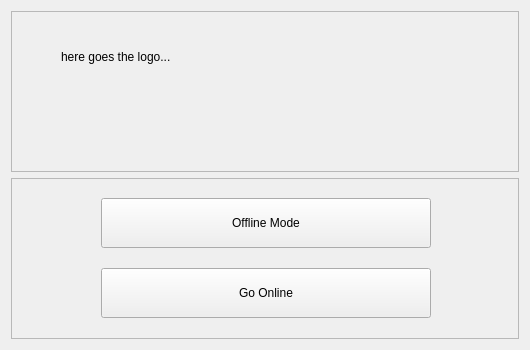
<?xml version="1.0" encoding="UTF-8"?>
<ui version="4.0">
 <class>MainWindow</class>
 <widget class="QMainWindow" name="MainWindow">
  <property name="geometry">
   <rect>
    <x>0</x>
    <y>0</y>
    <width>530</width>
    <height>350</height>
   </rect>
  </property>
  <property name="windowTitle">
   <string>BerryPlayer</string>
  </property>
  <widget class="QWidget" name="centralWidget">
   <layout class="QVBoxLayout" name="verticalLayout_2">
    <item>
     <widget class="QFrame" name="frame_2">
      <property name="frameShape">
       <enum>QFrame::StyledPanel</enum>
      </property>
      <property name="frameShadow">
       <enum>QFrame::Raised</enum>
      </property>
      <widget class="QLabel" name="imageLabel">
       <property name="geometry">
        <rect>
         <x>50</x>
         <y>20</y>
         <width>161</width>
         <height>51</height>
        </rect>
       </property>
       <property name="text">
        <string>here goes the logo...</string>
       </property>
      </widget>
     </widget>
    </item>
    <item>
     <widget class="QFrame" name="frame">
      <property name="frameShape">
       <enum>QFrame::StyledPanel</enum>
      </property>
      <property name="frameShadow">
       <enum>QFrame::Raised</enum>
      </property>
      <widget class="QPushButton" name="OfflineButton">
       <property name="geometry">
        <rect>
         <x>90</x>
         <y>20</y>
         <width>330</width>
         <height>50</height>
        </rect>
       </property>
       <property name="text">
        <string>Offline Mode</string>
       </property>
      </widget>
      <widget class="QPushButton" name="OnlineButton">
       <property name="geometry">
        <rect>
         <x>90</x>
         <y>90</y>
         <width>330</width>
         <height>50</height>
        </rect>
       </property>
       <property name="text">
        <string>Go Online</string>
       </property>
      </widget>
     </widget>
    </item>
   </layout>
  </widget>
 </widget>
 <layoutdefault spacing="6" margin="11"/>
 <tabstops>
  <tabstop>OfflineButton</tabstop>
  <tabstop>OnlineButton</tabstop>
 </tabstops>
 <resources/>
 <connections/>
</ui>
